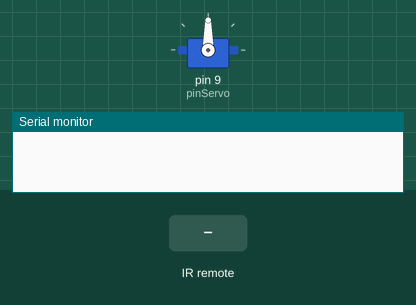
This sketch was run on a simulated Arduino Uno, built with avr-gcc and run on an emulated ATmega328P. Parts: servo, the last lines printed to the serial monitor. Inputs (shaded band) come from the test bench.

Above: at 1.2 s.
1.3 s: infrared code 0xFD6897 received
At 2.1 s:
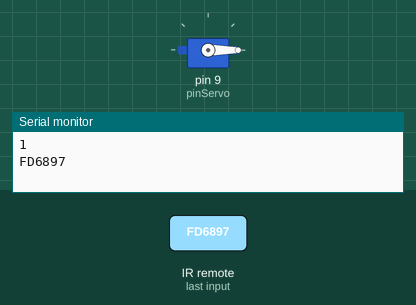
2.8 s: infrared code 0xFD58A7 received
At 3.2 s:
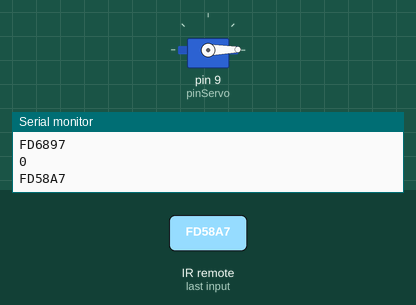
Timing chart, 0 to 5.8 s (numbered marks = the images above; inputs shaded):
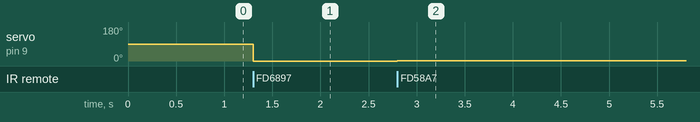

Measured:
- after the input at 1.3 s, servo on pin 9 (pinServo): 90° → 0° at once
- after the input at 2.8 s, servo on pin 9 (pinServo): 0° → 1° at once

The sketch:

IRSensorServo.ino
```cpp
#include <Servo.h>
#include <IRremote.h>

int pinServo = 9;
int pinReceiver = 10;
int pos = 0;

Servo servo;
IRrecv irReceiver(pinReceiver);
decode_results result;

void setup() {
  Serial.begin(9600);
  servo.attach(pinServo);
  irReceiver.enableIRIn();
}

void loop() {
  if (irReceiver.decode(&result))
  {
    if (result.value == 0xFD6897 && pos < 170)
    {
      servo.write(pos ++);
      Serial.println(pos);
    }//up

    if (result.value == 0xFD58A7 && pos > 0)
    {
      servo.write(pos --);
      Serial.println(pos);
    }//down
      irReceiver.resume();
  Serial.println(result.value, HEX);
  }

}
```
